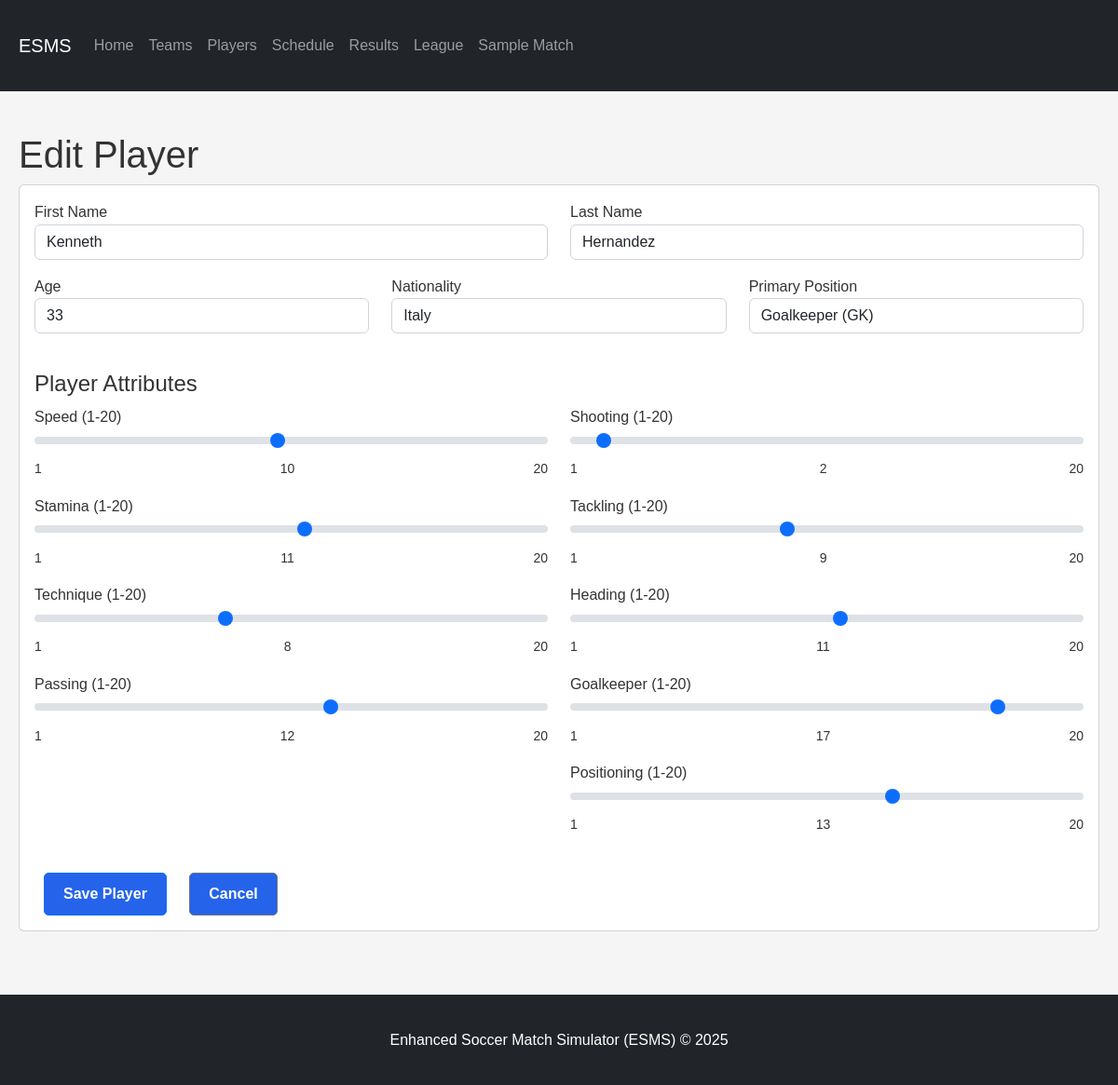
The app's page /player/1/edit with its own data.
### models.py (models this page shows, shortened)
class Player(db.Model):
    id = db.Column(db.Integer, primary_key=True)
    first_name = db.Column(db.String(50), nullable=False)
    last_name = db.Column(db.String(50), nullable=False)
    name = db.Column(db.String(100), nullable=False)  # Keep for compatibility
    age = db.Column(db.Integer, default=25)
    nationality = db.Column(db.String(50), nullable=True)
    primary_position = db.Column(db.String(10), nullable=False)  # Primary position
    speed = db.Column(db.Integer, default=10)
    stamina = db.Column(db.Integer, default=10)
    technique = db.Column(db.Integer, default=10)
    passing = db.Column(db.Integer, default=10)
    shooting = db.Column(db.Integer, default=10)
    tackling = db.Column(db.Integer, default=10)
    heading = db.Column(db.Integer, default=10)
    goalkeeper = db.Column(db.Integer, default=10)
    positioning = db.Column(db.Integer, default=10)
    created_at = db.Column(db.DateTime, default=datetime.utcnow)
    team_assignments = db.relationship('TeamPlayer', backref='player', lazy=True)

### enhanced_app.py (the view, shortened to what this page needs)
@app.route('/player/<int:player_id>/edit', methods=['GET', 'POST'])
def player_edit(player_id):
    player = Player.query.get_or_404(player_id)
    return render_template('player_form.html', player=player)

### enhanced_app.py (called while the page is built)
@app.context_processor
def utility_processor():
    return dict(get_country_code=get_country_code)

### templates/player_form.html (shortened to what this page needs)
{% extends "base.html" %}
{% block content %}
<div class="container mt-4">
    <h1>{% if player %}Edit{% else %}Create{% endif %} Player</h1>
    <div class="card">
        <div class="card-body">
            <form method="post">
                <div class="row">
                    <div class="col-md-6">
                        <div class="form-group mb-3">
                            <label for="first_name">First Name</label>
                            <input type="text" class="form-control" id="first_name" name="first_name" value="{{ player.first_name if player else '' }}" required>
                        </div>
                    </div>
                    <div class="col-md-6">
                        <div class="form-group mb-3">
                            <label for="last_name">Last Name</label>
                            <input type="text" class="form-control" id="last_name" name="last_name" value="{{ player.last_name if player else '' }}" required>
                        </div>
                    </div>
                </div>
                <div class="row">
                    <div class="col-md-4">
                        <div class="form-group mb-3">
                            <label for="age">Age</label>
                            <input type="number" class="form-control" id="age" name="age" min="16" max="45" value="{{ player.age if player else 25 }}" required>
                        </div>
                    </div>
                    <div class="col-md-4">
                        <div class="form-group mb-3">
                            <label for="nationality">Nationality</label>
                            <select class="form-control" id="nationality" name="nationality" required>
                                <option value="Italy" {% if player and player.nationality == 'Italy' %}selected{% endif %}>Italy</option>
                            </select>
                        </div>
                    </div>
                    <div class="col-md-4">
                        <div class="form-group mb-3">
                            <label for="primary_position">Primary Position</label>
                            <select class="form-control" id="primary_position" name="primary_position" required>
                                <option value="GK" {% if player and player.primary_position == 'GK' %}selected{% endif %}>Goalkeeper (GK)</option>
                            </select>
                        </div>
                    </div>
                </div>
                <h4 class="mt-4">Player Attributes</h4>
                <div class="row">
                    <div class="col-md-6">
                        <div class="form-group mb-3">
                            <label for="speed">Speed (1-20)</label>
                            <input type="range" class="form-range" min="1" max="20" id="speed" name="speed" value="{{ player.speed if player else 10 }}">
                            <div class="d-flex justify-content-between">
                                <small>1</small>
                                <small id="speed-value">{{ player.speed if player else 10 }}</small>
                                <small>20</small>
                            </div>
                        </div>
                        <div class="form-group mb-3">
                            <label for="stamina">Stamina (1-20)</label>
                            <input type="range" class="form-range" min="1" max="20" id="stamina" name="stamina" value="{{ player.stamina if player else 10 }}">
                            <div class="d-flex justify-content-between">
                                <small>1</small>
                                <small id="stamina-value">{{ player.stamina if player else 10 }}</small>
                                <small>20</small>
                            </div>
                        </div>
                        <div class="form-group mb-3">
                            <label for="technique">Technique (1-20)</label>
                            <input type="range" class="form-range" min="1" max="20" id="technique" name="technique" value="{{ player.technique if player else 10 }}">
                            <div class="d-flex justify-content-between">
                                <small>1</small>
                                <small id="technique-value">{{ player.technique if player else 10 }}</small>
                                <small>20</small>
                            </div>
                        </div>
                        <div class="form-group mb-3">
                            <label for="passing">Passing (1-20)</label>
                            <input type="range" class="form-range" min="1" max="20" id="passing" name="passing" value="{{ player.passing if player else 10 }}">
                            <div class="d-flex justify-content-between">
                                <small>1</small>
                                <small id="passing-value">{{ player.passing if player else 10 }}</small>
                                <small>20</small>
                            </div>
                        </div>
                    </div>
                    <div class="col-md-6">
                        <div class="form-group mb-3">
                            <label for="shooting">Shooting (1-20)</label>
                            <input type="range" class="form-range" min="1" max="20" id="shooting" name="shooting" value="{{ player.shooting if player else 10 }}">
                            <div class="d-flex justify-content-between">
                                <small>1</small>
                                <small id="shooting-value">{{ player.shooting if player else 10 }}</small>
                                <small>20</small>
                            </div>
                        </div>
                        <div class="form-group mb-3">
                            <label for="tackling">Tackling (1-20)</label>
                            <input type="range" class="form-range" min="1" max="20" id="tackling" name="tackling" value="{{ player.tackling if player else 10 }}">
                            <div class="d-flex justify-content-between">
                                <small>1</small>
                                <small id="tackling-value">{{ player.tackling if player else 10 }}</small>
                                <small>20</small>
                            </div>
                        </div>
                        <div class="form-group mb-3">
                            <label for="heading">Heading (1-20)</label>
                            <input type="range" class="form-range" min="1" max="20" id="heading" name="heading" value="{{ player.heading if player else 10 }}">
                            <div class="d-flex justify-content-between">
                                <small>1</small>
                                <small id="heading-value">{{ player.heading if player else 10 }}</small>
                                <small>20</small>
                            </div>
                        </div>
                        <div class="form-group mb-3">
                            <label for="goalkeeper">Goalkeeper (1-20)</label>
                            <input type="range" class="form-range" min="1" max="20" id="goalkeeper" name="goalkeeper" value="{{ player.goalkeeper if player else 10 }}">
                            <div class="d-flex justify-content-between">
                                <small>1</small>
                                <small id="goalkeeper-value">{{ player.goalkeeper if player else 10 }}</small>
                                <small>20</small>
                            </div>
                        </div>
                        <div class="form-group mb-3">
                            <label for="positioning">Positioning (1-20)</label>
                            <input type="range" class="form-range" min="1" max="20" id="positioning" name="positioning" value="{{ player.positioning if player else 10 }}">
                            <div class="d-flex justify-content-between">
                                <small>1</small>
                                <small id="positioning-value">{{ player.positioning if player else 10 }}</small>
                                <small>20</small>
                            </div>
                        </div>
                    </div>
                </div>
                <div class="mt-4">
                    <button type="submit" class="btn btn-primary">Save Player</button>
                    <a href="{{ url_for('players') }}" class="btn btn-secondary">Cancel</a>
                </div>
            </form>
        </div>
    </div>
</div>
{% endblock %}

### static/style.css (style rules this page uses)
body { font-family: 'Arial', sans-serif; line-height: 1.6; color: #333; background-color: #f5f5f5; margin: 0; padding: 0; }
.container { max-width: 1200px; margin: 0 auto; padding: 20px; }
.btn { display: inline-block; padding: 10px 20px; background-color: #2563eb; color: white; text-decoration: none; border-radius: 5px; font-weight: bold; margin: 0 10px; transition: background-color 0.3s; }

### records on screen
Player: first_name "Kenneth", last_name "Hernandez", age "33", nationality "Italy", primary_position "Goalkeeper (GK)", speed "10", stamina "11", technique "8", passing "12", shooting "2", tackling "9", heading "11", goalkeeper "17", positioning "13"
